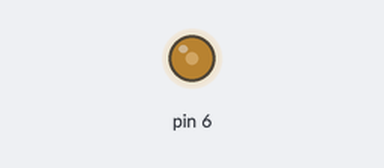
Simulated run of this sketch. Board: Arduino Uno, built with avr-gcc and run on an emulated ATmega328P. On the bench: output pins drawn as LEDs (lit = HIGH).

Above: at 0.1 s.
Timing chart, 0 to 1.6 s (numbered marks = the images above):
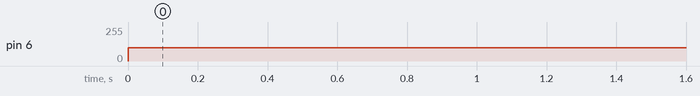

The sketch:

FanRotator.ino
```cpp
void setup() {
pinMode(6,OUTPUT);

}

void loop() {
analogWrite(6,100);
}
```

Measured:
- by itself, pin 6: 0/255 → 100/255 at 0.00 s
